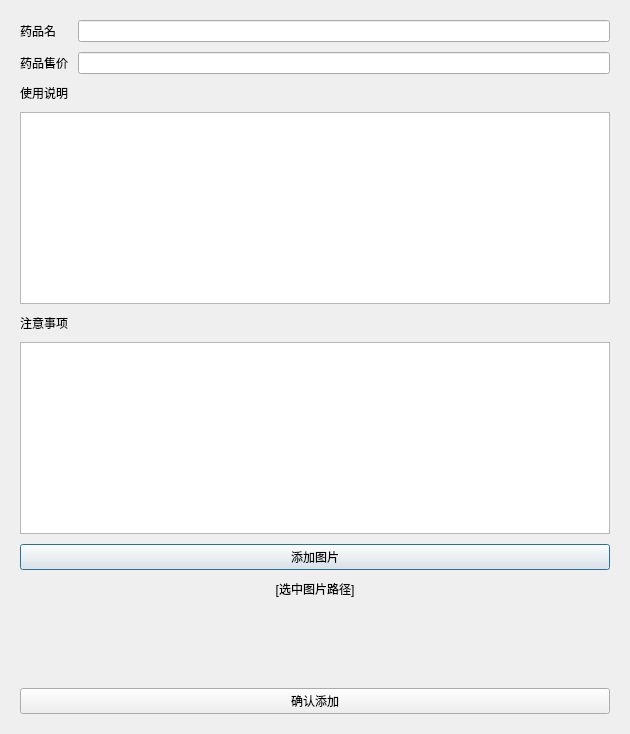
<?xml version="1.0" encoding="UTF-8"?>
<ui version="4.0">
 <class>AddDrug</class>
 <widget class="QDialog" name="AddDrug">
  <property name="geometry">
   <rect>
    <x>0</x>
    <y>0</y>
    <width>630</width>
    <height>734</height>
   </rect>
  </property>
  <property name="windowTitle">
   <string>添加药品</string>
  </property>
  <layout class="QVBoxLayout" name="verticalLayout" stretch="0,0,0,0,0,0,0,0,0">
   <property name="spacing">
    <number>10</number>
   </property>
   <property name="leftMargin">
    <number>20</number>
   </property>
   <property name="topMargin">
    <number>20</number>
   </property>
   <property name="rightMargin">
    <number>20</number>
   </property>
   <property name="bottomMargin">
    <number>20</number>
   </property>
   <item>
    <layout class="QFormLayout" name="formLayout">
     <item row="0" column="0">
      <widget class="QLabel" name="userIdentity">
       <property name="text">
        <string>药品名</string>
       </property>
      </widget>
     </item>
     <item row="0" column="1">
      <widget class="QLineEdit" name="lineEdit"/>
     </item>
     <item row="1" column="0">
      <widget class="QLabel" name="label_2">
       <property name="text">
        <string>药品售价</string>
       </property>
      </widget>
     </item>
     <item row="1" column="1">
      <widget class="QLineEdit" name="lineEdit_2"/>
     </item>
    </layout>
   </item>
   <item>
    <widget class="QLabel" name="label">
     <property name="text">
      <string>使用说明</string>
     </property>
    </widget>
   </item>
   <item>
    <widget class="QTextEdit" name="textEdit_2"/>
   </item>
   <item>
    <widget class="QLabel" name="label_3">
     <property name="text">
      <string>注意事项</string>
     </property>
    </widget>
   </item>
   <item>
    <widget class="QTextEdit" name="textEdit"/>
   </item>
   <item>
    <widget class="QPushButton" name="addPhoto">
     <property name="text">
      <string>添加图片</string>
     </property>
    </widget>
   </item>
   <item>
    <widget class="QLabel" name="photoPath">
     <property name="text">
      <string>[选中图片路径]</string>
     </property>
     <property name="alignment">
      <set>Qt::AlignCenter</set>
     </property>
    </widget>
   </item>
   <item>
    <spacer name="verticalSpacer">
     <property name="orientation">
      <enum>Qt::Vertical</enum>
     </property>
     <property name="sizeHint" stdset="0">
      <size>
       <width>20</width>
       <height>39</height>
      </size>
     </property>
    </spacer>
   </item>
   <item>
    <widget class="QPushButton" name="confirmBtn">
     <property name="text">
      <string>确认添加</string>
     </property>
    </widget>
   </item>
  </layout>
 </widget>
 <resources/>
 <connections/>
</ui>
